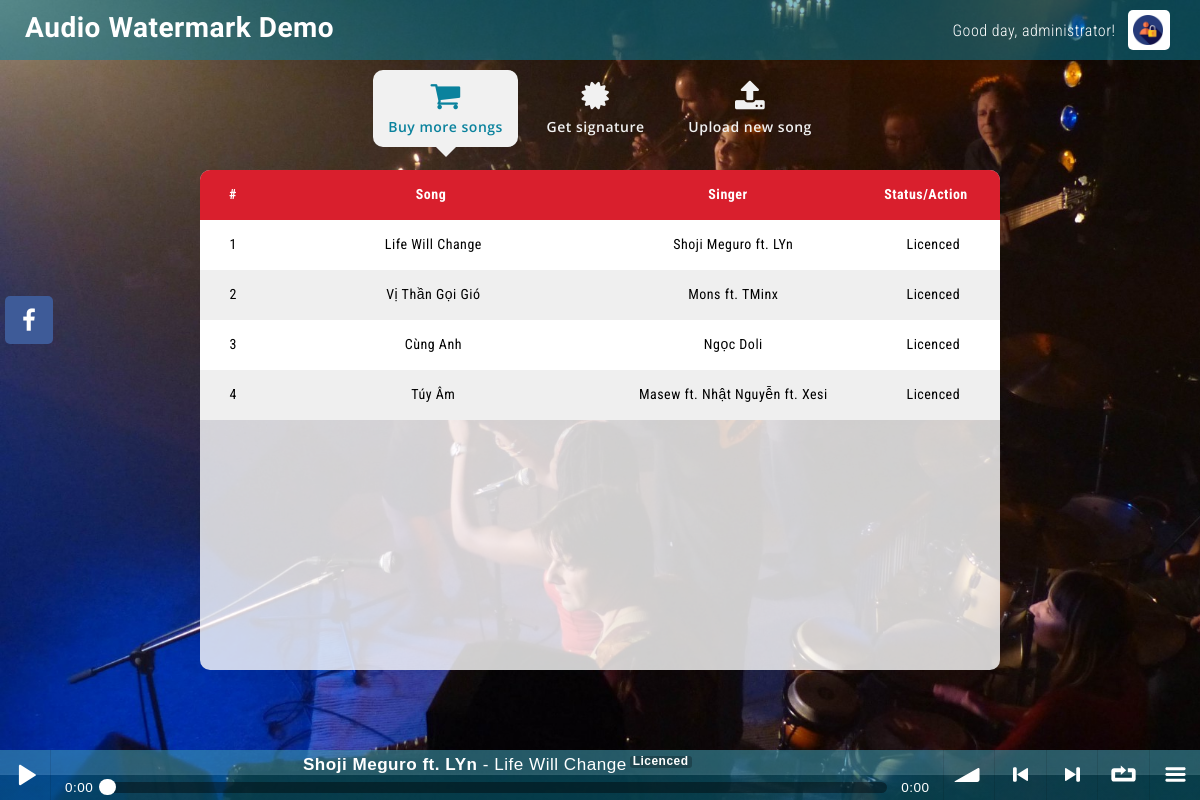
/ (signed in), run on the app's committed database.
### tables this page shows
CREATE TABLE `siteinfo` (
  `companyname` varchar(128) NOT NULL,
  `slogan` varchar(256) DEFAULT NULL,
  `seokeywords` varchar(128) DEFAULT NULL,
  `seodescription` varchar(256) DEFAULT NULL,
  `facebook` varchar(128) DEFAULT NULL,
  `logo` varchar(32) NOT NULL,
  `copyright` varchar(128) NOT NULL,
  `copyright_ln2` varchar(128) DEFAULT NULL
);

CREATE TABLE `multimedia` (
  `id` varchar(64) NOT NULL,
  `parentid` varchar(64) DEFAULT NULL,
  `song` varchar(256) DEFAULT NULL,
  `singer` varchar(128) DEFAULT NULL,
  `url` varchar(256) NOT NULL,
  `type` varchar(32) NOT NULL,
  `owner` varchar(32) NOT NULL
);

### index.php (the view, shortened to what this page needs)
<!DOCTYPE html>
<html>
	<?php
		include "connectdb.php";
		$qr = $conn->prepare("select siteinfo.companyname as companyname, siteinfo.slogan as slogan, siteinfo.seokeywords as seokeywords, siteinfo.seodescription as seodescription, siteinfo.facebook as facebook, multimedia.url as logo, siteinfo.copyright as copyright, siteinfo.copyright_ln2 as copyright_ln2 from siteinfo, multimedia where siteinfo.logo = multimedia.id limit 1;");
		$qr->execute();
		$rs_siteinfo = $qr->fetch();
		if (isset($_SESSION['user'])){
			$qr = $conn->prepare("select permission from user where id = '" . $_SESSION['user'] .  "';");
			$qr->execute();
			$rs_mypermission = $qr->fetch();
			$qr = $conn->prepare("select id, song, singer from multimedia where type = 'music' and owner = '" . $_SESSION['user'] .  "';");
			$qr->execute();
			$rs_myplaylist = $qr->fetchAll();
		}
		$qr = $conn->prepare("select id, song, singer from multimedia where type = 'music' and owner = 'administrator';");
		$qr->execute();
		$rs_allsongs = $qr->fetchAll();
	?>
	<head>
		<link rel="stylesheet" href="https://maxcdn.bootstrapcdn.com/bootstrap/3.3.7/css/bootstrap.min.css" />
		<link rel="stylesheet" href="https://cdnjs.cloudflare.com/ajax/libs/font-awesome/4.7.0/css/font-awesome.min.css" />
		<link rel="stylesheet" href="animate.css" />
		<link rel="stylesheet" href="soundmanager2/css/bar-ui.css">
		<link rel="stylesheet" href="style.css" />
	</head>
	<body>
		<section class="navbar">
		    <div class="container">
				<div class="navbar-header">
					<a class="navbar-brand navbar-brand-image" href="/" title="<?php echo ($rs_siteinfo['companyname']); ?>"><?php echo ($rs_siteinfo['companyname']); ?></a>
				</div>
				<?php
					if (isset($_SESSION['user'])){
						echo "<a id=\"goto-login\" href=\"logout.php\" title=\"Sign out\"><img src=\"picture/goto-login.png\"/></a>";
						echo "<p id=\"username\">Good day, " . $_SESSION['user'] . "!</p>";
					}
					else{
						echo "<a id=\"goto-login\" href=\"login.php\" title=\"Sign in\"><img src=\"picture/goto-login.png\"/></a>";
					}
				?>
		    </div>
		</section>
		<section class="mainbar">
		    <div class="container">
		      	<ul class="nav mainbar-list wow fadeInDown" data-wow-duration="0.5s">
		        	<li id="buy-more-song" class="active">
		          		<a class="highlight" href="#buymoresong" title="Buy more songs">
		            		<i class="fa fa-shopping-cart"></i> Buy more songs
		          		</a>
		       		</li>
		       		<li id="get-signature">
		          		<a href="#getsignature" title="Get signature">
		            		<i class="fa fa-certificate"></i> Get signature
		          		</a>
		       		</li>
		       		<?php
		       			if (isset($rs_mypermission['permission'])){
		       				if ($rs_mypermission['permission'] == "admin"){
					       		echo "<li id=\"upload-new-song\">
					          		<a href=\"#uploadnewsong\" title=\"Upload new song\">
					            		<i class=\"fa fa-upload\"></i> Upload new song
					          		</a>
					       		</li>";
				       		}
		       			}
		       		?>
		      </ul>
		    </div>
		</section>
		<div class="mycontent">
			<table class="songstable">
				<thead>
					<tr>
						<th class="col-xs-1">#</th>
						<th class="col-xs-5">Song</th>
						<th class="col-xs-4">Singer</th>
						<th class="col-xs-2">Status/Action</th>
					</tr>
				</thead>
				<tbody class="songstable_scrollbar">
					<?php
						$i = 1;
						foreach ($rs_allsongs as $key => $value) {
							echo "<tr class=\"" . ($i % 2 ? "odd" : "even") . "\">
									<td class=\"col-xs-1\">" . $i . "</td>
									<td class=\"col-xs-5\">" . $value['song'] . "</td>
									<td class=\"col-xs-4\">" . $value['singer'] . "</td>
									<td class=\"col-xs-2\">";
							if (isset($_SESSION['user'])){
								$qr = $conn->prepare("select id from multimedia where type = 'music' and owner = '" . $_SESSION['user'] .  "' and parentid = '" . $value['id'] . "' limit 1;");
								$qr->execute();
								$rs_isLicenced = $qr->fetch();
								if ($rs_isLicenced['id'] == ""){
									echo "<button id=\"" . $value['id'] . "\" class=\"btn btn-danger btn-mini btnbuysong\"><i class=\"fa fa-shopping-cart\"></i></button>";
								}
								else{
									echo "Licenced";
								}
							}
							else{
								echo "Please login";
							}
							echo "	</td>
								</tr>";
							$i++;
						}
					?>
				</tbody>
			</table>
		</div>
		<div class="sm2-bar-ui full-width fixed">
 			<div class="bd sm2-main-controls">
				<div class="sm2-inline-gradient"></div>
  				<div class="sm2-inline-element sm2-button-element">
					<div class="sm2-button-bd">
						<a href="#play" class="sm2-inline-button sm2-icon-play-pause">Play / pause</a>
					</div>
  				</div>
  				<div class="sm2-inline-element sm2-inline-status">
					<div class="sm2-playlist">
						<div class="sm2-playlist-target">
						</div>
					</div>
					<div class="sm2-progress">
						<div class="sm2-row">
							<div class="sm2-inline-time">0:00</div>
							<div class="sm2-progress-bd">
								<div class="sm2-progress-track">
									<div class="sm2-progress-ball"><div class="icon-overlay"></div></div>
								</div>
							</div>
							<div class="sm2-inline-duration">0:00</div>
						</div>
					</div>
				</div>
				<div class="sm2-inline-element sm2-button-element sm2-volume">
					<div class="sm2-button-bd">
						<a href="#volume" class="sm2-inline-button sm2-volume-control">volume</a>
					</div>
				</div>
				<div class="sm2-inline-element sm2-button-element">
					<div class="sm2-button-bd">
						<a href="#prev" title="Previous" class="sm2-inline-button sm2-icon-previous">&lt; previous</a>
					</div>
				</div>
				<div class="sm2-inline-element sm2-button-element">
					<div class="sm2-button-bd">
						<a href="#next" title="Next" class="sm2-inline-button sm2-icon-next">&gt; next</a>
					</div>
				</div>
				<div class="sm2-inline-element sm2-button-element">
					<div class="sm2-button-bd">
						<a href="#repeat" title="Repeat playlist" class="sm2-inline-button sm2-icon-repeat">&infin; repeat</a>
					</div>
				</div>
				<div class="sm2-inline-element sm2-button-element sm2-menu">
					<div class="sm2-button-bd">
						<a href="#menu" class="sm2-inline-button sm2-icon-menu">menu</a>
					</div>
				</div>
			</div>
			<div class="bd sm2-playlist-drawer sm2-element">
  				<div class="sm2-playlist-wrapper">
	    			<ul class="sm2-playlist-bd">
	    				<?php
	    					if (isset($_SESSION['user'])){
		    					foreach ($rs_myplaylist as $key => $value){
					 				echo "<li>
											<div class=\"sm2-row\">
												<div class=\"sm2-col sm2-wide\">
													<a href=\"http://docs.google.com/uc?export=open&id=" . $value['id'] . "&type=.wav\"><b>" . $value['singer'] . "</b> - " . $value['song'] . "<span class=\"label\">Licenced</span></a>
												</div>
												<div class=\"sm2-col\">
													<a href=\"http://docs.google.com/uc?export=open&id=" . $value['id'] . "\" target=\"_blank\" title=\"Download this song\" class=\"sm2-icon sm2-music sm2-exclude\">Download this song</a>
												</div>
											</div>
										</li>";
				 				}
			 				}
						?>
    				</ul>
  				</div>
 			</div>
		</div>
	  	<div class="social-bar">
		    <a target="_blank" href="<?php echo ($rs_siteinfo['facebook']); ?>" title="Visit my Facebook" class="social-bar-facebook"><i class="fa fa-facebook"></i></a>
	  	</div>
	</body>
</html>

### style.css (style rules this page uses)
html, body { height: 100%; font-family: 'Roboto Condensed', sans-serif; font-size:14px; color: #333; letter-spacing: 0.5px; }
body { background: url("picture/bg-body.jpg") fixed no-repeat; background-size: cover; }
a { text-decoration: none; }
p { margin: 0px; }
.navbar { position: fixed; z-index: 1001; top: 0px; left: 0px; margin: 0px; width: 100%; height: 60px; min-height: 60px; background: rgba(10, 130, 157, 0.5); background-size: cover; background-repeat: none; border-radius: 0px; border: none; }
.navbar .container { height: 100%; }
.navbar-header { float: left; height: 100%; margin: 0px; padding: 0px; }
.navbar-brand { height: 100%; margin: 0px; margin-top: 18px; padding: 0px; padding-left: 10px; font-family: 'Oregano', cursive; font-size: 28px; font-weight: 600; color: #fff; white-space: nowrap; }
#username { float: right; margin-right: 12px; margin-top: 20px; font-size: 16px; font-weight: 300; color: #fff; cursor: default; }
#goto-login { float: right; margin: 0px; margin-top: 10px; padding: 5px; background-color: #FFF; border-radius: 5px; overflow: hidden; }
#goto-login img { height: 30px; margin: 0px; margin-right: 2.5px; }
.mainbar { position: fixed; top: 60px; left: 0px; margin: 0px; padding: 0px; width: 100%; height: auto; text-align: center; }
.mainbar-list { padding: 10px; padding-bottom: 20px; }
.mainbar-list li { height: 100%; min-width: 100px; margin: 0px 5px; display: inline-block; }
.mainbar-list li a { display: block; font-family: 'Open Sans', Verdana, Helvetica, sans-serif; font-weight: 600; transition: all 0.1s ease; -webkit-transition: all 0.1s ease; -moz-transition: all 0.1s ease; -o-transition: all 0.1s ease; }
.mainbar-list li:not(.active) a { color: #f1f1f1; }
.mainbar-list li.active a { background-color: #f1f1f1; border-radius: 10px; color: #0a829d; }
.mainbar-list li.active a:after { position: absolute; top: 100%; left: 50%; margin-left: -10px; border-left: 10px solid transparent; border-right: 10px solid transparent; border-top: 10px solid transparent; border-top-color: #f1f1f1; content: ''; display: inline-block; }
.mainbar-list a i { display: block; margin-bottom: 5px; font-size: 32px; }
.highlight { -webkit-animation: colorchange 10s infinite alternate; }
.mycontent { position: fixed; z-index: 1001; top: 170px; left: 50%; transform: translateX(-50%) !important; width: 800px; height: 500px; background-color: rgba(255, 255, 255, 0.8); border-radius: 10px; overflow: hidden; }
.songstable { width: 100%; }
.songstable thead { width: 100%; }
.songstable tbody { width: 100%; height: 500px; overflow-y: scroll; }
.songstable thead tr { width: 99%; }
.songstable tr { width: 100%; }
.songstable thead, .songstable tbody, .songstable tr, .songstable td, .songstable th { display: inline-block; }
.songstable thead { background: #d91f2d; color: #fff; }
.songstable tbody td, .songstable thead > tr> th { float: left; border-bottom-width: 0; }
.songstable>tbody>tr>td, .songstable>tbody>tr>th, .songstable>tfoot>tr>td, .songstable>tfoot>tr>th, .songstable>thead>tr>td, .songstable>thead>tr>th { padding: 8px; height: 50px; text-align: center; line-height: 32px; }
.odd { background: #fff; color: #000; }
.even { background: #efefef; color: #000; }
.sm2-bar-ui { z-index: 1002 !important; font-size: 18px; }
.sm2-bar-ui .sm2-main-controls, .sm2-bar-ui .sm2-playlist-drawer { background-color: rgba(10, 130, 157, 0.5); }
.social-bar { position: fixed; z-index: 1002; left: 5px; top: 40%; transform: translateY(-50%); }
.social-bar a, .social-bar span { position: relative; width: 48px; height: 48px; margin-top: 5px; margin-bottom: 5px; padding: 0px; outline: none; border: none; border-radius: 5px; font-size: 24px; color: #fff; display: block; transition: all 0.1s ease; -webkit-transition: all 0.1s ease; -moz-transition: all 0.1s ease; -o-transition: all 0.1s ease; }
.social-bar a .fa, .social-bar span .fa { position: absolute; top: 50%; left: 50%; transform: translate(-50%, -50%) !important; }
.social-bar-facebook { background: #3e5b98; }

### data on the page
siteinfo: companyname "Audio Watermark Demo"
multimedia: song "Life Will Change", singer "Shoji Meguro ft. LYn", shows "Licenced"
multimedia: song "Vị Thần Gọi Gió", singer "Mons ft. TMinx", shows "Licenced"
multimedia: song "Cùng Anh", singer "Ngọc Doli", shows "Licenced"
multimedia: song "Túy Âm", singer "Masew ft. Nhật Nguyễn ft. Xesi", shows "Licenced"

### other printed values
$_SESSION['user'] "administrator"
